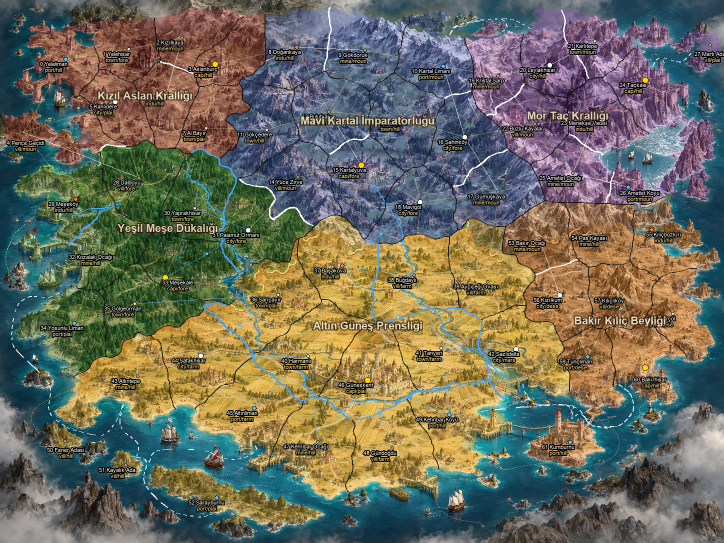
#> input picture tools/map-v3-preview.png, 1448 x 1086 px (shown at 1/2 size)
$ python -i generate-map-v3.py   (imports and definitions only)
#> lines starting #> are read from the running program, lines starting #| are printed output that depends on the picture; after the words box and inside, x2 and y2 are one past the last pixel; in counts of white or black regions, pixels touching at a corner belong together
#> further down, picture is the input picture: shape (1086, 1448, 3); mean B, G, R 92.2, 107.6, 108.6
# -*- coding: utf-8 -*-
"""FRONTIERS harita üreticisi v3.

Boyalı referans haritayı (1448x1086) okur ve şunları üretir:
  public/game/assets/map/terrain.jpg, terrain-small.jpg, snow.png, forest.png, land.png
  public/game/js/data/map.js
  tools/map-v3-preview.png

Çalıştırma:  python tools/generate-map-v3.py
Deterministiktir (sabit tohumlar). Ara hata ayıklama görüntüleri için MAPGEN_DEBUG=<klasör>.
"""
import os, sys, json, math, heapq, random
import numpy as np
import cv2
from scipy import ndimage as ndi
from skimage.morphology import reconstruction, skeletonize
from skimage.graph import MCP_Geometric

ROOT = os.path.dirname(os.path.dirname(os.path.abspath(__file__)))
SRC_PNG = os.path.join(os.path.dirname(ROOT), 'referans gorseller',
                       'ChatGPT Görseli 16 Eki 2026 16_29_26-10.png')
OUT_ASSETS = os.path.join(ROOT, 'public', 'game', 'assets', 'map')
OUT_JS = os.environ.get('MAPGEN_OUT_JS') or os.path.join(ROOT, 'public', 'game', 'js', 'data', 'map.js')
OUT_PREVIEW = os.path.join(ROOT, 'tools', 'map-v3-preview.png')
DEBUG = os.environ.get('MAPGEN_DEBUG')

SEED = 20261016
# [2 lines not run here, left out]

W, H = 1448, 1086
TARGET_REGIONS = 60

KINGDOMS = [
    dict(id=0, name='Kızıl Aslan Krallığı', label=(290, 190)),
    dict(id=1, name='Mavi Kartal İmparatorluğu', label=(735, 240)),
    dict(id=2, name='Mor Taç Krallığı', label=(1135, 230)),
    dict(id=3, name='Yeşil Meşe Dükalığı', label=(335, 455)),
    dict(id=4, name='Altın Güneş Prensliği', label=(735, 650)),
    dict(id=5, name='Bakır Kılıç Beyliği', label=(1240, 640)),
]

# Baked crest + label boxes (x0, y0, x1, y1) in source pixels.
CREST_BOXES = [(250, 80, 330, 172), (690, 158, 780, 248), (1082, 120, 1168, 214),
               (292, 392, 376, 482), (694, 552, 778, 646), (1196, 536, 1280, 628)]
TEXT_BOXES = [(228, 170, 380, 228), (625, 242, 848, 296), (1068, 212, 1196, 270),
              (262, 478, 404, 532), (660, 640, 815, 698), (1178, 622, 1326, 676)]

# Generous areas where each kingdom's paint may appear (to separate e.g. red/orange hues).
KINGDOM_AREAS = {
    0: [(0, 0), (560, 0), (560, 110), (520, 200), (470, 330), (180, 330), (0, 300)],
    1: [(420, 60), (700, 40), (900, 90), (1030, 330), (1020, 470), (900, 500), (600, 500), (430, 360)],
    2: [(960, 40), (1340, 40), (1340, 400), (1000, 400)],
    3: [(0, 260), (480, 260), (640, 420), (620, 600), (400, 720), (100, 760), (0, 700)],
    4: [(80, 600), (500, 470), (900, 440), (1080, 480), (1180, 760), (1100, 1000), (300, 1000), (80, 850)],
    5: [(1000, 420), (1448, 420), (1448, 820), (1150, 840), (1060, 760), (1000, 560)],
}

# Off-map (clouds / decorative frame mountains).
OFFMAP = [
    [(0, 760), (70, 790), (110, 880), (110, 940), (300, 985), (330, 1086), (0, 1086)],
    [(960, 1086), (1000, 990), (1150, 950), (1260, 880), (1330, 830), (1448, 760), (1448, 1086)],
    [(0, 1045), (1448, 1045), (1448, 1086), (0, 1086)],
    [(0, 0), (345, 0), (338, 30), (300, 36), (240, 40), (200, 40), (150, 50), (100, 52), (60, 40), (0, 40)],
    [(1370, 0), (1448, 0), (1448, 70), (1400, 60)],
    [(0, 0), (10, 0), (10, 1086), (0, 1086)],
    [(1438, 0), (1448, 0), (1448, 1086), (1438, 1086)],
]

# Inland polygon: painted-blue water-like blobs inside it are land (Mavi Kartal), not sea.
INLAND = [(445, 140), (560, 95), (700, 60), (880, 110), (1010, 320), (1010, 450),
          (900, 480), (600, 480), (430, 330)]

ISLAND_MIN = 2000
# Unpainted land forced to a kingdom.
KINGDOM_OVERRIDES = [
    ([(1040, 790), (1215, 790), (1215, 915), (1040, 915)], 5),   # kale adası (güneydoğu)
]

# Painted capital cities (settlement anchors).
CAPITALS = {0: (430, 128), 1: (722, 330), 2: (1290, 160), 3: (330, 555), 4: (735, 760), 5: (1290, 735)}


# [4 lines left out: function dbg, not called in this run]


def disk(r):
    return cv2.getStructuringElement(cv2.MORPH_ELLIPSE, (2 * r + 1, 2 * r + 1))


def poly_mask(pts, shape=(H, W)):
    m = np.zeros(shape, np.uint8)
    cv2.fillPoly(m, [np.array(pts, np.int32)], 1)
    return m.astype(bool)


def inside(poly, x, y):
    return cv2.pointPolygonTest(np.array(poly, np.float32).reshape(-1, 1, 2), (float(x), float(y)), False) > 0


# [4 lines left out: function load_src, not called in this run]


# ---------------------------------------------------------------- masks
def offmap_mask():
    off = np.zeros((H, W), bool)
    xs = np.arange(0, W + 1, 4)
    ytop = 24 + 7 * np.sin(xs / 37.0) + 4 * np.sin(xs / 11.0 + 1.3)
    off |= poly_mask([(0, 0)] + [(int(x), int(y)) for x, y in zip(xs, ytop)] + [(W, 0)])
    for p in OFFMAP:
        off |= poly_mask(p)
    return off


def build_masks(img):
    hsv = cv2.cvtColor(cv2.GaussianBlur(img, (3, 3), 0), cv2.COLOR_BGR2HSV)
#> hsv: shape (1086, 1448, 3); mean H, S, V 60.6, 114, 130
    Hh, S, V = [hsv[..., i].astype(int) for i in range(3)]
    water = ((Hh >= 84) & (Hh <= 118) & (S >= 70) & (V >= 35)) | \
            ((Hh >= 85) & (Hh <= 105) & (S >= 30) & (V >= 140))
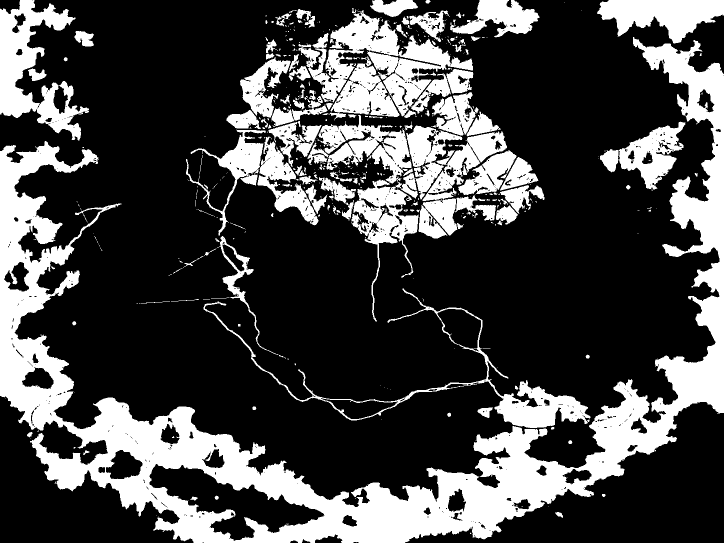
#> water: shape (1086, 1448) bool (shown at 1/2 size); 27.7% white; 469 white regions (320 under 20 px), largest, box (x1, y1, x2, y2) and area: (0, 74, 1448, 1086) 229743, (597, 20, 946, 233) 25364, (0, 0, 178, 281) 20286
    water = ndi.binary_opening(water, structure=np.ones((3, 3)))
#> water: shape (1086, 1448) bool; 27.1% white; 330 white regions (105 under 20 px), largest, box (x1, y1, x2, y2) and area: (0, 75, 1448, 1086) 227891, (0, 0, 178, 281) 20194, (1195, 0, 1448, 87) 13085
    water = ndi.binary_closing(water, iterations=2)
#> water: shape (1086, 1448) bool; 27.9% white; 134 white regions (33 under 20 px), largest, box (x1, y1, x2, y2) and area: (2, 75, 1446, 1084) 238777, (396, 22, 1089, 552) 135079, (2, 2, 178, 281) 20538
    wo = cv2.morphologyEx(water.astype(np.uint8), cv2.MORPH_OPEN, disk(6)).astype(bool)
#> wo: shape (1086, 1448) bool; 25.4% white; 39 white regions, largest, box (x1, y1, x2, y2) and area: (64, 591, 1446, 1084) 155844, (595, 30, 1067, 490) 92811, (2, 288, 147, 860) 43700
    lab, n = ndi.label(wo)
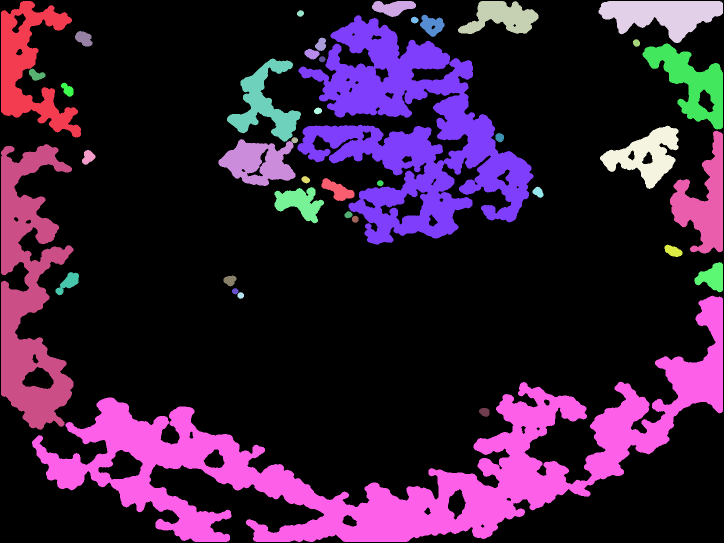
#> lab: shape (1086, 1448) int32 (shown at 1/2 size); 41 distinct labels, from 0 to 40; one colour per label, 0 black
#> n = 40
    seeds = np.zeros_like(wo)
    objs = ndi.find_objects(lab)
#> objs = 40 items
    for i, sl in enumerate(objs):
        m = lab[sl] == i + 1
        cnt = m.sum()
        if cnt < 800:
            continue
        ys, xs = np.nonzero(m)
        cx, cy = xs.mean() + sl[1].start, ys.mean() + sl[0].start
        if inside(INLAND, cx, cy):
            continue
        seeds[sl] |= m
#> this loop made 40 passes
#> cnt on passes 5, 8, 9, 10, 11, 13, 14, 16, 17, 18, 21, 22: 138, 155, 752, 420, 164, 442, 121, 478, 435, 162, 247, 121
#> (cnt, cx, cy) on passes 1, 2, 3, 4, 6, 7: (18144, 58.86, 134.2), (1798, 786.2, 14.63), (6156, 1003.5, 34.37), (12363, 1323.7, 29.21), (1328, 863.7, 50.21), (92811, 821.9, 267)
#> pass 1, in build_masks, `m = lab[sl] == i + 1`:
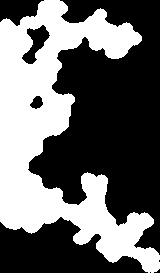
#> m: shape (273, 160) bool; 41.5% white; 1 white region, box (x1, y1, x2, y2) and area: (0, 0, 160, 273) 18144
#> after the loop: seeds: shape (1086, 1448) bool; 17.6% white; 12 white regions, largest, box (x1, y1, x2, y2) and area: (64, 591, 1446, 1084) 155844, (2, 288, 147, 860) 43700, (2, 2, 162, 275) 18144
    rec = reconstruction(seeds.astype(np.uint8), water.astype(np.uint8), method='dilation').astype(bool)
#> rec: shape (1086, 1448) bool; 18.6% white; 7 white regions, largest, box (x1, y1, x2, y2) and area: (2, 75, 1446, 1084) 238777, (2, 2, 178, 281) 20538, (1195, 2, 1446, 87) 12621
    op = cv2.morphologyEx(rec.astype(np.uint8), cv2.MORPH_OPEN, disk(5))
#> op: shape (1086, 1448); values 0 (black) and 1 (white), 17.9% white; 20 white regions, largest, box (x1, y1, x2, y2) and area: (64, 591, 1446, 1084) 156844, (2, 288, 158, 860) 44115, (1285, 86, 1446, 507) 24881
    sea = rec & cv2.dilate(op, disk(2)).astype(bool)
#> sea: shape (1086, 1448) bool; 18.2% white; 15 white regions, largest, box (x1, y1, x2, y2) and area: (2, 286, 1446, 1084) 203676, (1285, 84, 1446, 508) 25332, (2, 2, 162, 277) 19476
    # light shallow-water band along shores (bluish relative to surroundings) belongs to the sea
    labb = cv2.cvtColor(img, cv2.COLOR_BGR2LAB)[..., 2].astype(np.float32)
    shallow = (labb < 126) & (labb < cv2.blur(labb, (31, 31)) - 7) & (V >= 60)
#> shallow: shape (1086, 1448) bool; 8.1% white; 5065 white regions (4686 under 20 px), largest, box (x1, y1, x2, y2) and area: (77, 794, 561, 1011) 10223, (336, 473, 1059, 893) 9102, (1324, 437, 1448, 585) 3217
    for _ in range(3):
        sea |= shallow & cv2.dilate(sea.astype(np.uint8), disk(2)).astype(bool)
#> this loop made 3 passes
#> pass 1, in build_masks, `sea |= shallow & cv2.dilate(sea.astype(np.uint8), disk(2)).astype(bool)`:
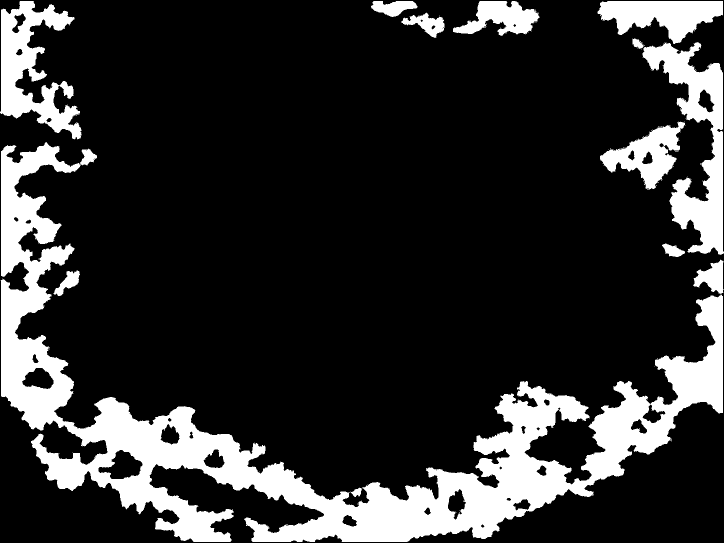
#> sea: shape (1086, 1448) bool (shown at 1/2 size); 18.5% white; 87 white regions (75 under 20 px), largest, box (x1, y1, x2, y2) and area: (1, 284, 1448, 1084) 208809, (1285, 84, 1448, 510) 25691, (0, 2, 163, 279) 20351
    off = offmap_mask()
#> in poly_mask, `cv2.fillPoly(m, [np.array(pts, np.int32)], 1)`: m: shape (1086, 1448); values 0 (black) and 1 (white), 2.3% white; 1 white region, box (x1, y1, x2, y2) and area: (0, 0, 1448, 35) 35688
#> after the loop in offmap_mask, `for p in OFFMAP:`:
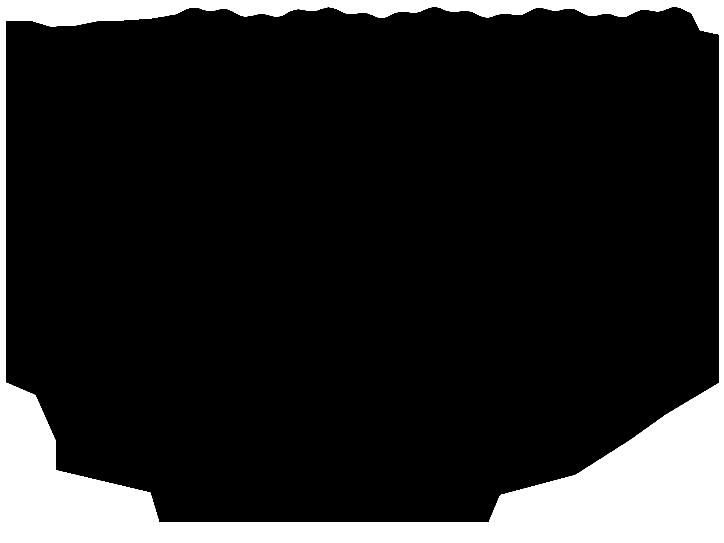
#> off: shape (1086, 1448) bool (shown at 1/2 size); 14.7% white; 1 white region, box (x1, y1, x2, y2) and area: (0, 0, 1448, 1086) 230437
    land = ~sea & ~off
#> land: shape (1086, 1448) bool; 71.3% white; 104 black regions (98 under 20 px), largest, box (x1, y1, x2, y2) and area: (0, 0, 1448, 1086) 438278, (1200, 243, 1371, 381) 9807, (801, 24, 892, 76) 2018, (1264, 73, 1289, 100) 314, (713, 993, 723, 998) 30, (875, 27, 884, 32) 25
    # cut piers / bridges and specks
    land = cv2.morphologyEx(land.astype(np.uint8), cv2.MORPH_OPEN, disk(3)).astype(bool)
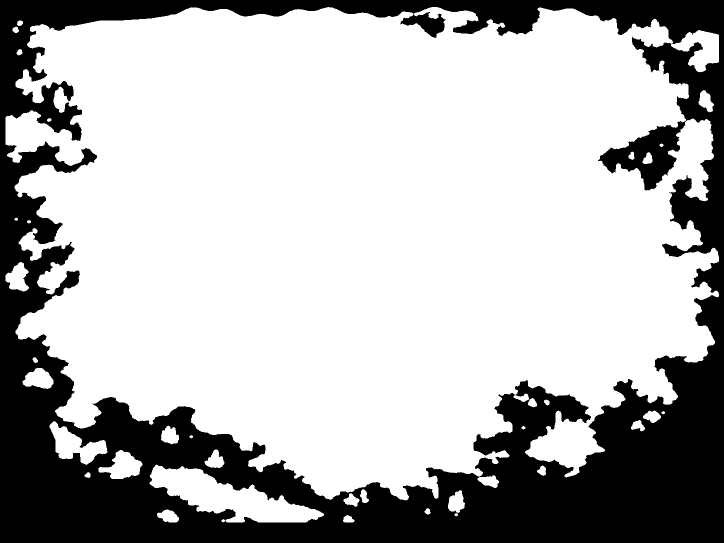
#> land: shape (1086, 1448) bool (shown at 1/2 size); 71% white; 1 black region, box (x1, y1, x2, y2) and area: (0, 0, 1448, 1086) 455417
    inv = ~land
    L, nn = ndi.label(inv)
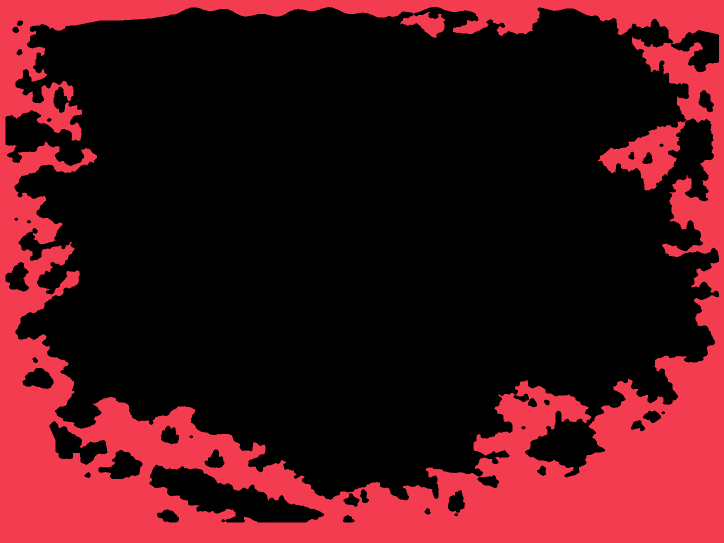
#> L: shape (1086, 1448) int32 (shown at 1/2 size); 9 distinct labels, from 0 to 8; one colour per label, 0 black
#> nn = 8
    sz = ndi.sum(inv, L, range(1, nn + 1))
#> sz = [455409, 1, 2, 1, 1, 1, 1, 1]
    land |= np.isin(L, 1 + np.where(sz < 250)[0])
#> land: shape (1086, 1448) bool; 71% white; 1 black region, box (x1, y1, x2, y2) and area: (0, 0, 1448, 1086) 455409
    # inland water (lakes / rivers): water pixels inside land not belonging to blue paint
    return land, water, sea, off, hsv


# [70 lines left out: functions kingdom_paint, assign_kingdoms, not called in this run]


N8 = [(-1, -1), (-1, 0), (-1, 1), (0, -1), (0, 1), (1, -1), (1, 0), (1, 1)]


# [93 lines left out: functions skeleton_paths, prune_skeleton, chaikin, dp_simplify, not called in this run]


# Ana nehirlerin kaba kılavuz çizgileri; boyalı nehir piksellerine yapıştırılır (snap).
RIVER_GUIDES = [
    # Yeşil Meşe ormanlarından Altın Güneş başkentinin güneyine
    [(372, 318), (382, 352), (405, 380), (428, 412), (446, 436), (442, 466), (462, 494), (484, 522)],
    [(480, 578), (492, 603), (508, 630), (518, 660), (514, 690), (545, 705), (585, 722), (600, 748),
     (620, 785), (660, 795), (720, 800), (800, 795), (860, 782), (905, 775), (950, 768), (985, 758)],
    # Mavi Kartal dağlarından Altın Güneş ovasına (mavi boya içinde kılavuz kullanılır)
    [(745, 362), (762, 392), (780, 418), (796, 444), (806, 470), (808, 505), (822, 535), (802, 556),
     (806, 582), (838, 602), (868, 622), (888, 650), (900, 680), (938, 700), (970, 720), (1000, 742),
     (1020, 760)],
    # Yeşil Meşe batı kıyısına akan dere
    [(242, 408), (205, 414), (172, 420), (150, 428)],
]


# [404 lines left out: functions extract_rivers, smooth_noise, multi_dijkstra, partition, fix_fragments, smooth_labels and 4 more, not called in this run]


def fmt(v):
    s = f'{v:.1f}'
    return s[:-2] if s.endswith('.0') else s


# [26 lines left out: functions path_d, vectorize, not called in this run]

# ---------------------------------------------------------------- names
NAMES = {
    0: dict(capital='Aslanburç',
            port=['Yeleliman', 'Kızılkoy', 'Aslanburnu'],
            mine=['Kızılkaya', 'Kor Ocağı'],
            mountain=['Pençe Geçidi', 'Kükreyen Tepe', 'Kor Dağı'],
            generic=['Alazova', 'Kanlıdere', 'Yelehisar', 'Al Bayır', 'Ateşyurdu', 'Kızılçam', 'Pençeköy',
                     'Gürleyen Vadi', 'Aslanpınar']),
    1: dict(capital='Kartalyuva',
            port=['Kartal Limanı', 'Gökliman'],
            mine=['Gökdoruk', 'Gümüşkaya'],
            mountain=['Bulutkale', 'Yüce Zirve', 'Kanatlı Geçit', 'Buzpınar', 'Atmacabeli', 'Sarp Doruk'],
            generic=['Doğankaya', 'Şahinköy', 'Mavigöl', 'Gökçedere', 'Pusulatepe', 'Tüylüova', 'Gökçeyayla',
                     'Kanatlıköy']),
    2: dict(capital='Taçkale',
            port=['Ametist Koyu', 'Erguvan Limanı', 'Mor Fiyort'],
            mine=['Kristal Sarp', 'Ametist Ocağı'],
            mountain=['Karlıtepe', 'Buzlu Kayalar', 'Asaburç', 'Kar Geçidi', 'Mor Doruk'],
            generic=['Menekşe Vadisi', 'Leylakhisar', 'Taçburnu', 'Karayaka', 'Saraybeli', 'Mor Yamaç',
                     'Lalezar']),
    3: dict(capital='Meşekale',
            port=['Yosunlu Liman', 'Sarmaşık Koyu', 'Yeşilburun'],
            mine=['Kozalak Ocağı', 'Taşlıkoru'],
            mountain=['Ladin Doruğu', 'Kayın Tepe'],
            generic=['Meşeköy', 'Palamut Ormanı', 'Yaprakhisar', 'Gölgeorman', 'Dalboyu', 'Köklüdere',
                     'Ladin Yaylası', 'Avcılar Korusu', 'Kozalaklı', 'Çınaraltı']),
    4: dict(capital='Güneşkent',
            port=['Altınliman', 'Kehribar Koyu', 'Sarayburnu'],
            mine=['Altıntepe', 'Kehribar Ocağı'],
            mountain=['Şafak Tepesi', 'Işık Doruğu'],
            generic=['Başakova', 'Şafakhisar', 'Sarıçayır', 'Harmanlı', 'Tanyeri', 'Buğdaylı', 'Ayçiçeği Ovası',
                     'Gündoğdu', 'Işıklı', 'Bereketli', 'Saman Pazarı', 'Güneydere', 'Altınbaşak', 'Sazlıdelta',
                     'Değirmenköy', 'Gümüşırmak']),
    5: dict(capital='Bakırhisar',
            port=['Tunçliman', 'Kumburnu', 'Kılıç Koyu'],
            mine=['Bakır Ocağı', 'Pas Kayası'],
            mountain=['Kızgın Tepe', 'Demir Sırtı'],
            generic=['Kılıçbozkırı', 'Kızılkum', 'Demirçöl', 'Kılıçlıköy', 'Kuru Vadi', 'Akrep Yaylası',
                     'Kavruk Ova', 'Bakırdere', 'Serapköy']),
}
ISLAND_NAMES = ['Martı Adası', 'Fener Adası', 'Kayalık Ada', 'İnci Adası', 'Rüzgâr Adası', 'Mercan Adası',
                'Sis Adası', 'Kartal Adası']

# Painted harbours / ships (source px) -> port candidates.
HARBOURS = [(70, 150), (60, 480), (100, 545), (520, 905), (840, 950), (960, 830), (1110, 850),
            (1300, 760), (1190, 780), (1240, 330), (1300, 60), (300, 830), (130, 720), (1390, 470)]

TYPE_POP = dict(capital=(180, 260), city=(90, 140), industrial=(80, 120), port=(60, 100),
                town=(35, 60), village=(15, 35), mine=(20, 40))


# ---------------------------------------------------------------- analysis helpers
# [90 lines left out: functions feature_maps, forest_mask, pole, catmull, bezier_sample, build_regions, not called in this run]


# Terrain quotas per kingdom (fractions of mainland regions); the rest gets the kingdom default.
TERRAIN_QUOTA = {
    0: dict(mountains=0.25, forest=0.13, hills=0.37, default='plains'),
    1: dict(mountains=0.45, forest=0.27, hills=0.28, default='forest'),
    2: dict(mountains=0.62, forest=0.0, hills=0.38, default='hills'),
    3: dict(mountains=0.0, forest=0.75, hills=0.13, default='plains'),
    4: dict(mountains=0.0, forest=0.0, hills=0.14, plains=0.3, default='farmland'),
    5: dict(mountains=0.12, forest=0.0, hills=0.38, default='desert'),
}
DELTA = (1020, 760)   # river mouth of the gold kingdom -> marsh


# [221 lines left out: functions classify_terrain, assign_types, assign_names, anchors, compute_edges, pick_bridges_passes, not called in this run]


def passable(e, regs):
    return not (regs[e['a']]['terrain'] == 'mountains' and regs[e['b']]['terrain'] == 'mountains' and not e['pass_'])


# [397 lines left out: functions ensure_mountain_connectivity, sea_routes, roads, label_mask, border_line_mask, shifted_detail and 1 more, not called in this run]


# per kingdom: (source hue centre, hue band half-width, target hue, hue compression, sat scale, value scale)
RECOLOR = {
    0: (2, 14, 22, 0.30, 0.48, 0.97),     # kızıl -> sıcak zeytin / kahve-yeşil
    1: (112, 16, 62, 0.25, 0.17, 0.92),   # mavi -> serin arduvaz-yeşil
    2: (145, 22, 125, 0.25, 0.14, 1.05),  # mor -> gri / leylak-gri kaya
    3: (55, 30, 50, 0.85, 0.80, 1.00),    # yeşil kalır, biraz soluk
    4: (23, 10, 22, 0.90, 0.78, 0.98),    # altın tarla, biraz soluk
    5: (12, 9, 18, 0.50, 0.62, 1.00),     # bakır -> aşı boyası / kum
}


# [360 lines left out: functions recolor, write_art, write_js, svg_path_points, write_preview, main and 1 more, not called in this run]


# [2 lines not run here, left out]

>>> import cv2
>>> picture = cv2.imread('map-v3-preview.png')
>>> result = build_masks(picture)
#> result = 5 items
